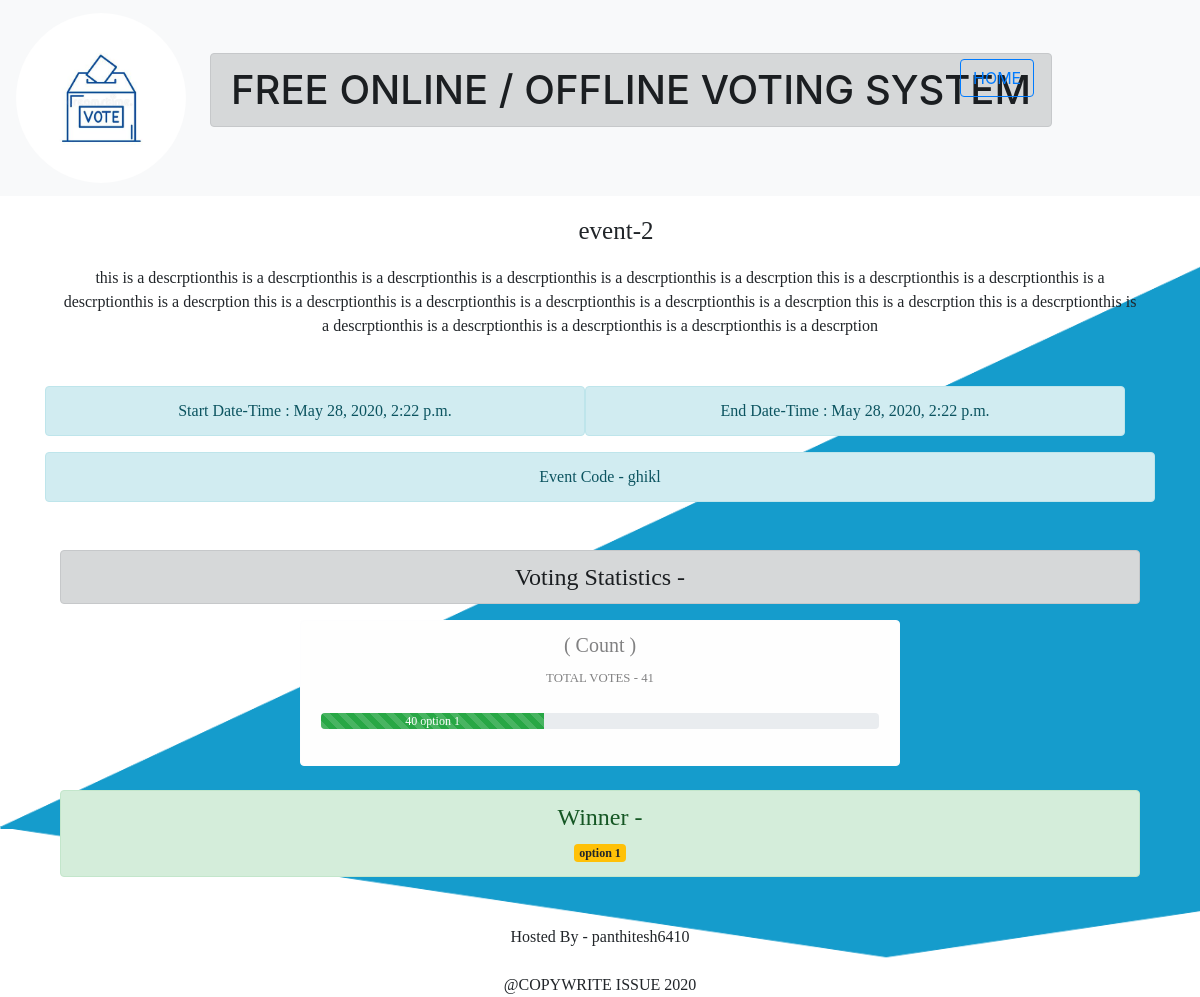
Before: /view_event/ghikl/ with the older database file.
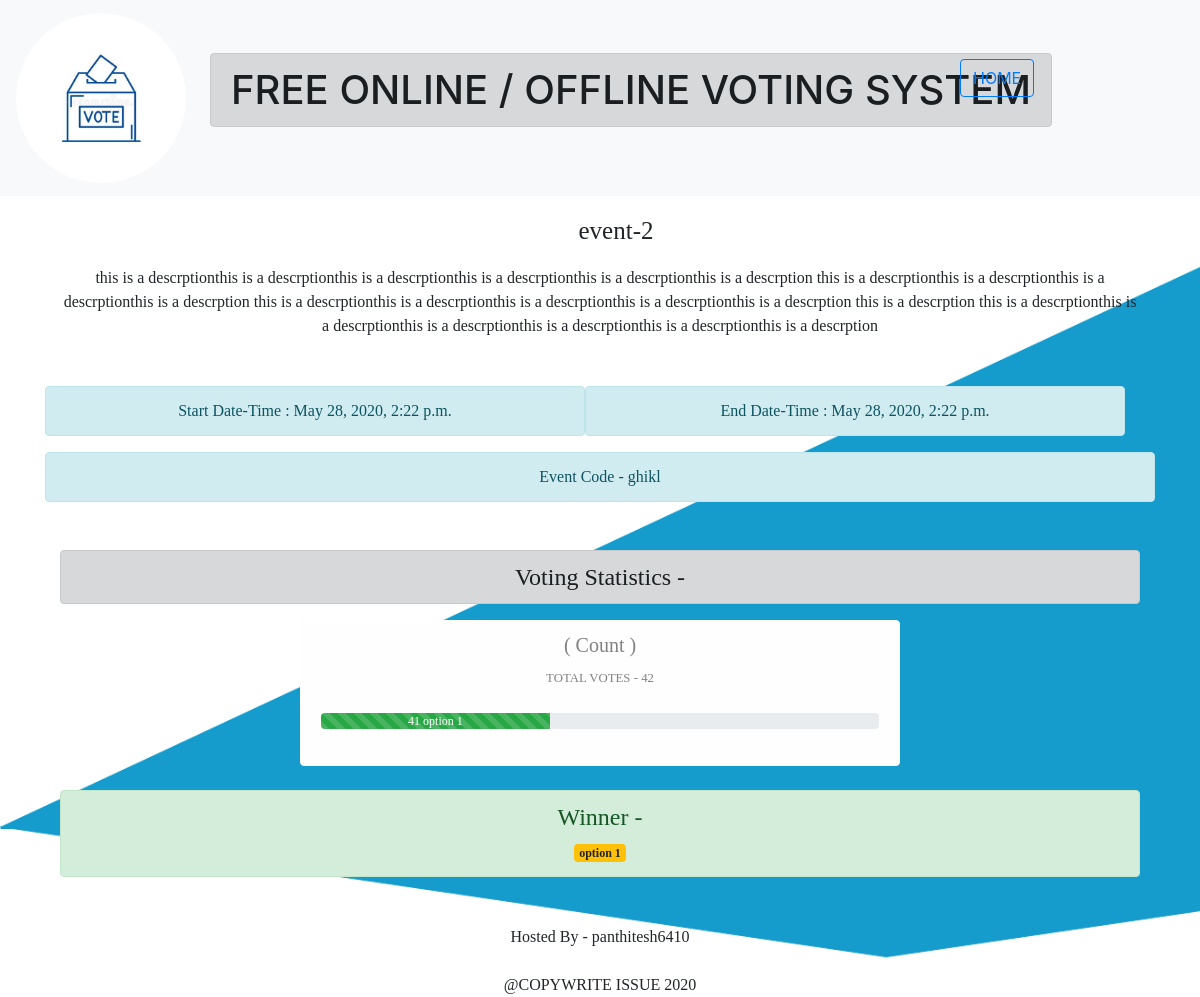
After: the same page with the newer database file.
### voting_app/models.py (models this page shows)
class Options(models.Model):
    option_name = models.CharField(max_length=100)
    count = models.IntegerField(default=0)
    event_code = models.CharField(max_length=200)

### voting_app/views.py (the view)
# urls.py: path('view_event/<event_code>/', views.view_event, name='view_event'),
def view_event(request, event_code):
    event = Events.objects.get(event_code=event_code)
    starting_date_processing_out = event.starting_date
    ending_date_processing_out = event.ending_date
    curr_date = datetime.datetime.now()
    event_status = 0
    if compare_dates(curr_date, starting_date_processing_out)==curr_date and compare_dates(curr_date, ending_date_processing_out)==curr_date:
        event_status = -1
    elif compare_dates(curr_date, starting_date_processing_out)==starting_date_processing_out and compare_dates(curr_date, ending_date_processing_out)==ending_date_processing_out:
        event_status = 1
    elif compare_dates(curr_date, starting_date_processing_out)==curr_date and compare_dates(curr_date, ending_date_processing_out)==ending_date_processing_out:
        event_status = 0
    event.event_status = event_status
    event.save()
    options = Options.objects.filter(event_code=event_code)
    total_count = 1
    percs = []
    for option in options:
        total_count += option.count
    for option in options:
        per = (option.count*100) / total_count
        percs.append(per)
    max_vote = 0
    winner = ''
    for option in options:
        if option.count > max_vote:
            max_vote = option.count
            winner = option.option_name
    return render(request, 'voting_app/view_event.html', {'event_code': event_code, 'event': event, 'total_count': total_count, 'options': options, 'percs': percs, 'winner': winner})

### voting_app/views.py (called while the page is built)
def compare_dates(d1, d2):
    d1_y = d1.year
    d1_m = d1.month
    d1_d = d1.day
    d2_y = d2.year
    d2_m = d2.month
    d2_d = d2.day
    if d1_y > d2_y:
        return d1
    elif d1_y < d2_y:
        return d2
    else:
        if d1_m > d2_m:
            return d1
        elif d1_m < d2_m:
            return d2
        else:
            if d1_d > d2_d:
                return d1
            elif d1_d < d2_d:
                return d2

### voting_app/templates/voting_app/view_event.html (shortened to what this page needs)
{% load static %}
<!DOCTYPE html>
<html lang="en">
<head>
    <link rel="stylesheet" href="{% static 'voting_app/css/bootstrap.min.css' %}">
</head>
<body>
    <nav class="navbar navbar-expand-lg transparent navbar-light bg-light" style="background: transparent;">
        <a class="navbar-brand mt-0" href="{% url 'index' %}"><img src="{% static 'voting_app/images/vote2.jpg' %}" width=170 alt="" style='border-radius:100px;'></a>
        <div class="" id="navbarSupportedContent">
          <ul class="navbar-nav mr-auto">
            <li class="nav-item active">
              <a class="nav-link" href="{% url 'index' %}"><h1 class="alert alert-dark">FREE ONLINE / OFFLINE VOTING SYSTEM</h1></a>
            </li>
            <li class="nav-item active">
                <a href="{% url 'index' %}" id="toggler" role="button" class='btn btn-outline-primary' style='position:absolute;left:80%;top:30%;'>HOME</a>
            </li>
        </ul>
        </div>
    </nav>
    <div id='details' class="container" style="font-family:verdana;">
        <div class="container  text-center m-3" style='font-size:25px;font-family:stencil;'>{{event.event_name}}</div>
        <div class="container text-center mb-5">
            <p>{{event.event_description}}</p>
        </div>
        <div class="container row ">
            <div class="col-sm-6 alert alert-info text-center ">Start Date-Time : {{event.starting_date}}</div>
            <div class="col-sm-6 alert alert-info text-center ">End Date-Time : {{event.ending_date}}</div>
        </div>
        <div class="container text-center alert alert-info">Event Code - {{event_code}}</div>
        <div class="container mt-5 text-center">
            <h4 class="alert alert-dark">Voting Statistics - </h4>
            <div class="container mb-4 alert alert-light" style='width:600px;'>
                <h5 class='title'>( Count )</h5>
                <small>TOTAL VOTES - {{total_count}}</small>
            {% for option in options %}
                <div class="progress mt-4 mb-4">
                    <div class="progress-bar bg-success progress-bar-striped active" role="progressbar" style='width:{{option.count}}%;'>{{option.count}} {{option.option_name}}</div>
                </div>
            {% endfor %}
            </div>
    {% if event.event_status == -1 %}
        <div class="container text-center mb-5 alert alert-success">
            <h4>Winner - </h4>
            <span class='badge badge-warning'>{{winner}}</span>
        </div>
    {% endif %}
        <div class="container transparent mb-5">Hosted By - {{event.hosted_by}}</div>
    </div>
    <footer class="footer text-center fixed-bottom">
        @COPYWRITE ISSUE 2020
    </footer>
</body>
</html>

Changed rows visible on the page:
changed Options "option 1": count "40" → "41"
Other visible differences:
{{ total_count }}: "41" → "42"
